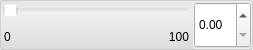
<?xml version="1.0" encoding="UTF-8"?>
<ui version="4.0">
 <class>SliderDoubleCombo</class>
 <widget class="QWidget" name="SliderDoubleCombo">
  <property name="geometry">
   <rect>
    <x>0</x>
    <y>0</y>
    <width>253</width>
    <height>50</height>
   </rect>
  </property>
  <property name="maximumSize">
   <size>
    <width>16777215</width>
    <height>50</height>
   </size>
  </property>
  <property name="windowTitle">
   <string>SliderCombo</string>
  </property>
  <property name="styleSheet">
   <string notr="true"/>
  </property>
  <layout class="QHBoxLayout" name="horizontalLayout_4">
   <property name="spacing">
    <number>0</number>
   </property>
   <property name="margin">
    <number>0</number>
   </property>
   <item>
    <widget class="QWidget" name="base_" native="true">
     <property name="styleSheet">
      <string notr="true">QWidget#base_
{
	border-radius: 3px;
	border: 1px solid rgba(0,0,0,30);
	background-color: qlineargradient(spread:pad, x1:0.475, y1:0, x2:0.486, y2:1, stop:0 rgba(0, 0, 0, 10), stop:0.276836 rgba(255, 255, 255, 0), stop:1 rgba(0, 0, 0,20));
}

QSlider#horizontalSlider
{
	background-color: rgba(255, 255, 255, 0);
}

QWidget#widget_2
{
	background-color: rgba(255, 255, 255, 0);
}

QLabel#description_{
	color: rgb( 60,60,60 );
}

QLabel#description_:disabled{
	color: rgb( 140,140,140 );
}

QLabel#description_:enabled{
	color: rgb( 60,60,60 );
}
QWidget#widget_3{ 
	border: 1px solid rgb(240, 240, 240); border-radius: 3px;
}

</string>
     </property>
     <layout class="QHBoxLayout" name="horizontalLayout_3">
      <property name="spacing">
       <number>1</number>
      </property>
      <property name="margin">
       <number>1</number>
      </property>
      <item>
       <widget class="QWidget" name="widget_2" native="true">
        <property name="sizePolicy">
         <sizepolicy hsizetype="Ignored" vsizetype="Preferred">
          <horstretch>0</horstretch>
          <verstretch>0</verstretch>
         </sizepolicy>
        </property>
        <layout class="QVBoxLayout" name="verticalLayout">
         <property name="spacing">
          <number>0</number>
         </property>
         <property name="margin">
          <number>2</number>
         </property>
         <item>
          <widget class="QSlider" name="horizontalSlider">
           <property name="sizePolicy">
            <sizepolicy hsizetype="Expanding" vsizetype="MinimumExpanding">
             <horstretch>0</horstretch>
             <verstretch>0</verstretch>
            </sizepolicy>
           </property>
           <property name="maximum">
            <number>1000</number>
           </property>
           <property name="pageStep">
            <number>10</number>
           </property>
           <property name="orientation">
            <enum>Qt::Horizontal</enum>
           </property>
           <property name="tickPosition">
            <enum>QSlider::TicksBelow</enum>
           </property>
          </widget>
         </item>
         <item>
          <widget class="QWidget" name="range_" native="true">
           <property name="minimumSize">
            <size>
             <width>0</width>
             <height>20</height>
            </size>
           </property>
           <property name="maximumSize">
            <size>
             <width>16777215</width>
             <height>20</height>
            </size>
           </property>
           <layout class="QHBoxLayout" name="horizontalLayout" stretch="1,0,1">
            <property name="spacing">
             <number>1</number>
            </property>
            <property name="leftMargin">
             <number>1</number>
            </property>
            <property name="topMargin">
             <number>0</number>
            </property>
            <property name="rightMargin">
             <number>1</number>
            </property>
            <property name="bottomMargin">
             <number>0</number>
            </property>
            <item>
             <widget class="QLabel" name="min_">
              <property name="text">
               <string>0</string>
              </property>
             </widget>
            </item>
            <item>
             <widget class="QLabel" name="description_">
              <property name="font">
               <font>
                <weight>75</weight>
                <bold>true</bold>
               </font>
              </property>
              <property name="text">
               <string/>
              </property>
              <property name="alignment">
               <set>Qt::AlignCenter</set>
              </property>
             </widget>
            </item>
            <item>
             <widget class="QLabel" name="max_">
              <property name="text">
               <string>100</string>
              </property>
              <property name="alignment">
               <set>Qt::AlignRight|Qt::AlignTrailing|Qt::AlignVCenter</set>
              </property>
             </widget>
            </item>
           </layout>
          </widget>
         </item>
        </layout>
       </widget>
      </item>
      <item>
       <widget class="QWidget" name="widget_3" native="true">
        <property name="minimumSize">
         <size>
          <width>45</width>
          <height>0</height>
         </size>
        </property>
        <property name="styleSheet">
         <string notr="true"/>
        </property>
        <layout class="QHBoxLayout" name="horizontalLayout_2">
         <property name="spacing">
          <number>0</number>
         </property>
         <property name="margin">
          <number>1</number>
         </property>
         <item>
          <widget class="QDoubleSpinBox" name="spinBox">
           <property name="sizePolicy">
            <sizepolicy hsizetype="Preferred" vsizetype="Preferred">
             <horstretch>0</horstretch>
             <verstretch>0</verstretch>
            </sizepolicy>
           </property>
          </widget>
         </item>
        </layout>
       </widget>
      </item>
     </layout>
    </widget>
   </item>
  </layout>
 </widget>
 <layoutdefault spacing="6" margin="11"/>
 <resources/>
 <connections/>
</ui>
